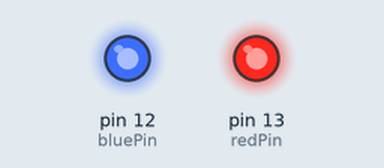
Recording of a sketch running on a simulated Arduino Uno, built with avr-gcc and run on an emulated ATmega328P. On the bench: output pins drawn as LEDs (lit = HIGH). Random numbers use the default seed unless the sketch sets one.

Above: at 0.1 s.
At 15.1 s:
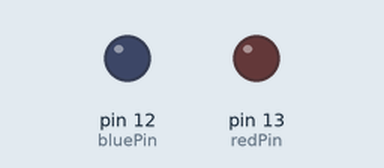
At 22.6 s:
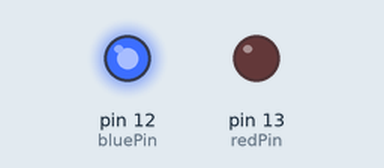
At 38.5 s:
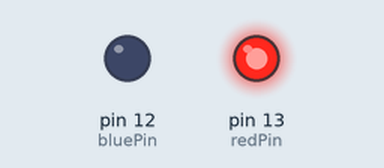
Timing chart, 0 to 40.0 s (numbered marks = the images above):
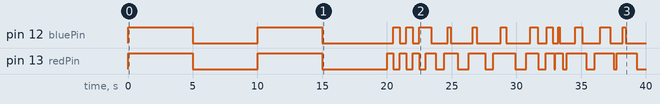

The sketch:

delete_me_test.ino
```cpp
int redPin=13;
int bluePin=12;
int t1=500;
int t2=5000;

void setup() {
  // put your setup code here, to run once:
  pinMode(redPin, OUTPUT);
  pinMode(bluePin, OUTPUT);
  randomSeed(analogRead(0));
}

void randomBlink();

void loop() {
  for (int i = 0; i < 2; i++){


    digitalWrite(redPin,HIGH);
    digitalWrite(bluePin,HIGH);
    delay(t2);
    digitalWrite(redPin,LOW);
    digitalWrite(bluePin,LOW);
    delay(t2);
  }
    for (int j = 0; j < 3; j++){
      digitalWrite(redPin,HIGH);
      digitalWrite(bluePin,LOW);
      delay(t1);
      digitalWrite(bluePin,HIGH);
      digitalWrite(redPin,LOW);
      delay(t1);
  }

    randomBlink();

}
void randomBlink() {
  while (true){
  int timeDelay = random(50, 1000);
  digitalWrite(redPin,HIGH);
  delay(timeDelay);
  timeDelay = random(50, 1000);
  digitalWrite(bluePin,HIGH);
  delay(timeDelay);
  timeDelay = random(50, 1000);
  digitalWrite(bluePin,LOW);
  delay(timeDelay);
  timeDelay = random(50, 1000);
  digitalWrite(redPin,LOW);
  delay(timeDelay);
  }
}
```

Measured:
- by itself, pin 12 (bluePin): LOW → HIGH at 0.00 s, → LOW 5.0 s later, → HIGH 5.0 s later, → LOW 5.0 s later, … (28 changes in this stretch)
- by itself, pin 13 (redPin): LOW → HIGH at 0.00 s, → LOW 5.0 s later, → HIGH 5.0 s later, → LOW 5.0 s later, … (30 changes in this stretch)
